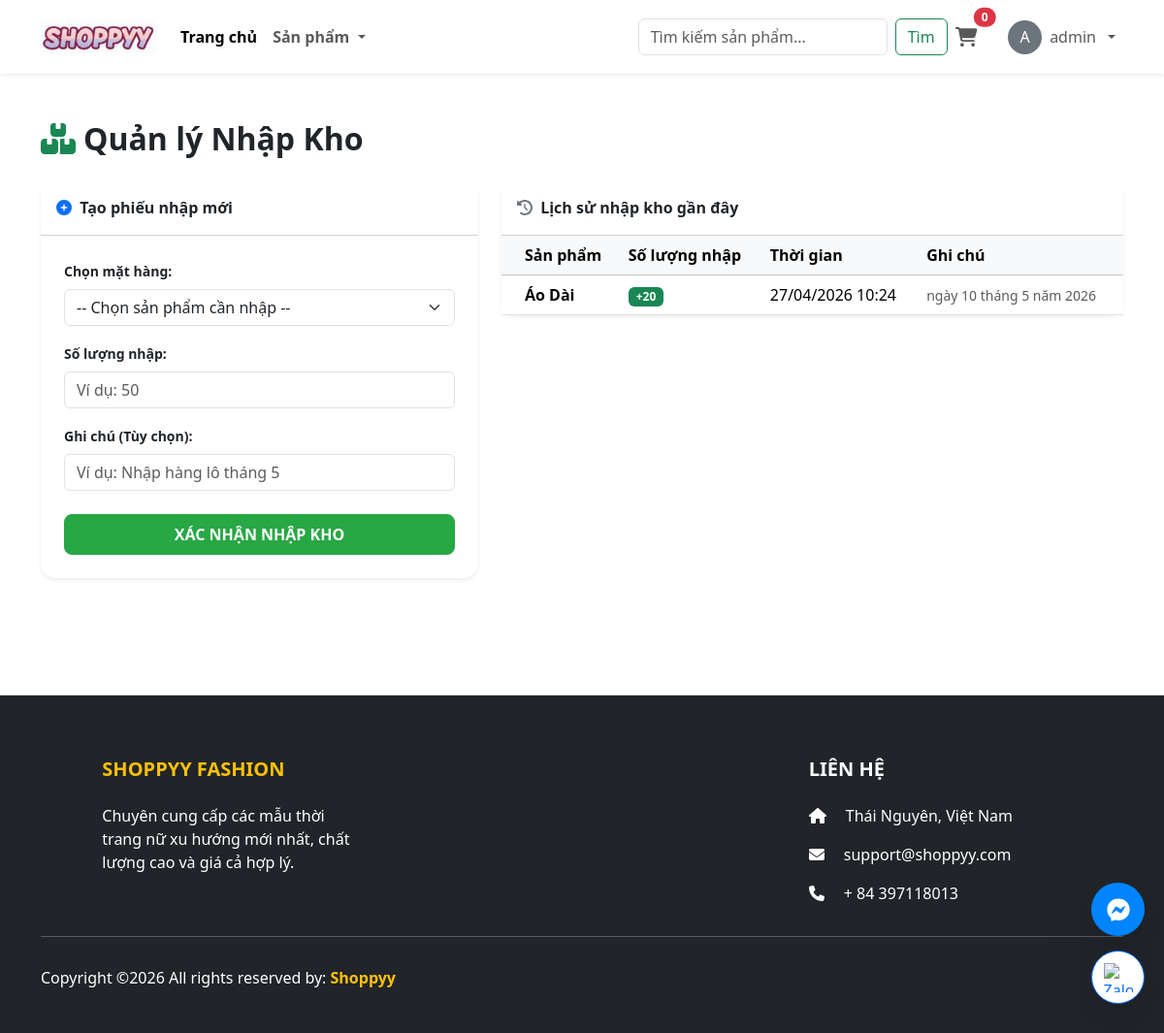
Screenshot of /inventory/ (signed in) with the database file from the repository.
### app/models.py (models this page shows, shortened)
class StockReceipt(models.Model):
    product = models.ForeignKey(Product, on_delete=models.CASCADE, null=True)
    quantity = models.IntegerField(default=0)
    date_added = models.DateTimeField(auto_now_add=True)
    note = models.CharField(max_length=200, null=True, blank=True)

class Product(models.Model):
    category = models.ManyToManyField(Category, related_name='product', verbose_name="Thuộc danh mục")
    name = models.CharField(max_length=200, null=True, verbose_name="Tên sản phẩm")
    price = models.FloatField(verbose_name="Giá tiền")
    digital = models.BooleanField(default=False, null=True, blank=True, verbose_name="Sản phẩm số")
    image = models.ImageField(null=True, blank=True, verbose_name="Hình ảnh")
    stock = models.IntegerField(default=10, null=True, blank=True) # Số lượng tồn kho mặc định là 10
    flash_sale = models.ForeignKey('FlashSale', on_delete=models.SET_NULL, null=True, blank=True, verbose_name="Tham gia Sự kiện Sale")
    discount_percent = models.IntegerField(default=0, verbose_name="Giảm bao nhiêu % ?")
    sizes = models.ManyToManyField(Size, blank=True, verbose_name="Các size hiện có")
    class Meta:
        verbose_name = "Sản phẩm"
        verbose_name_plural = "2. Quản lý Sản phẩm"

### app/views.py (the view, shortened to what this page needs)
# urls.py: path('inventory/', views.manage_inventory, name='manage_inventory'),
@login_required(login_url='login')
def manage_inventory(request):
    if not request.user.is_staff:
        messages.error(request, 'Bạn không có quyền truy cập trang Quản lý Kho!')
        return redirect('home')
    products = Product.objects.all()
    receipts = StockReceipt.objects.all().order_by('-date_added')[:50]
    context = {'products': products, 'receipts': receipts}
    return render(request, 'app/manage_inventory.html', context)

### app/templates/app/manage_inventory.html (shortened to what this page needs)
{% extends 'app/base.html' %}
{% load static %}
{% load humanize %}
{% block main-content %}
<div class="container my-5">
    <h2 class="fw-bold mb-4"><i class="fas fa-boxes text-success me-2"></i>Quản lý Nhập Kho</h2>
    <div class="row">
        <div class="col-md-5 mb-4">
            <div class="card shadow-sm border-0" style="border-radius: 15px;">
                <div class="card-header bg-white fw-bold py-3">
                    <i class="fas fa-plus-circle text-primary me-1"></i> Tạo phiếu nhập mới
                </div>
                <div class="card-body p-4">
                    <form method="POST" action="{% url 'manage_inventory' %}">
                        <div class="mb-3">
                            <label class="form-label fw-bold small">Chọn mặt hàng:</label>
                            <select name="product_id" class="form-select" required>
                                <option value="">-- Chọn sản phẩm cần nhập --</option>
                            </select>
                        </div>
                        <div class="mb-3">
                            <label class="form-label fw-bold small">Số lượng nhập:</label>
                            <input type="number" name="quantity" class="form-control" min="1" placeholder="Ví dụ: 50" required>
                        </div>
                        <div class="mb-4">
                            <label class="form-label fw-bold small">Ghi chú (Tùy chọn):</label>
                            <input type="text" name="note" class="form-control" placeholder="Ví dụ: Nhập hàng lô tháng 5">
                        </div>
                        <button type="submit" class="btn btn-success w-100 fw-bold py-2" style="border-radius: 8px;">
                            XÁC NHẬN NHẬP KHO
                        </button>
                    </form>
                </div>
            </div>
        </div>
        <div class="col-md-7">
            <div class="card shadow-sm border-0" style="border-radius: 15px;">
                <div class="card-header bg-white fw-bold py-3 d-flex justify-content-between">
                    <span><i class="fas fa-history text-secondary me-1"></i> Lịch sử nhập kho gần đây</span>
                </div>
                <div class="card-body p-0">
                    <div class="table-responsive">
                        <table class="table table-hover align-middle mb-0">
                            <thead class="table-light">
                                <tr>
                                    <th class="ps-4">Sản phẩm</th>
                                    <th>Số lượng nhập</th>
                                    <th>Thời gian</th>
                                    <th>Ghi chú</th>
                                </tr>
                            </thead>
                            <tbody>
                                {% for r in receipts %}
                                <tr>
                                    <td class="ps-4 fw-bold">{{ r.product.name }}</td>
                                    <td><span class="badge bg-success px-2 py-1">+{{ r.quantity }}</span></td>
                                    <td>{{ r.date_added|date:"d/m/Y H:i" }}</td>
                                    <td class="text-muted small">{{ r.note|default:"-" }}</td>
                                </tr>
                                {% empty %}
                                <tr>
                                    <td colspan="4" class="text-center py-4 text-muted">Chưa có lịch sử nhập kho nào.</td>
                                </tr>
                                {% endfor %}
                            </tbody>
                        </table>
                    </div>
                </div>
            </div>
        </div>
    </div>
</div>
{% endblock main-content %}

### app/templates/app/base.html (shortened to what this page needs)
{% load static %}
<!DOCTYPE html>
<html lang="vi">
<head>
    <link href="https://cdn.jsdelivr.net/npm/bootstrap@5.3.2/dist/css/bootstrap.min.css" rel="stylesheet">
    <link href="{% static 'app/css/owl.carousel.min.css' %}" rel='stylesheet' />
    <link href="{% static 'app/css/all.min.css' %}" rel='stylesheet' />
    <link href="{% static 'app/css/style.css' %}" rel='stylesheet' />
    <link rel="stylesheet" href="https://cdnjs.cloudflare.com/ajax/libs/font-awesome/6.4.0/css/all.min.css">
</head>
<body class="d-flex flex-column min-vh-100">
    <nav class="navbar navbar-expand-lg navbar-light bg-white shadow-sm sticky-top">
        <div class="container">
            <a class="navbar-brand" href="{% url 'home' %}">
                <img src="{% static 'app/images/logo2.jpg' %}" width="120" height="50" style="object-fit: contain;" alt="Logo"/>
            </a>
            <div class="collapse navbar-collapse" id="mainNavbar">
                <ul class="navbar-nav me-auto mb-2 mb-lg-0 fw-semibold">
                    <li class="nav-item">
                        <a class="nav-link active" href="{% url 'home' %}">Trang chủ</a>
                    </li>
                    <li class="nav-item dropdown">
                        <a class="nav-link dropdown-toggle" href="#" id="navbarDropdown" role="button" data-bs-toggle="dropdown" aria-expanded="false">
                            Sản phẩm
                        </a>
                    </li>
                </ul>
                <form class="d-flex" method="GET" action="{% url 'search' %}">
                    <input class="form-control me-2" type="search" placeholder="Tìm kiếm sản phẩm..." name="searched">
                    <button class="btn btn-outline-success" type="submit">Tìm</button>
                </form>
                <ul class="navbar-nav mb-2 mb-lg-0 align-items-center">
                    <li class="nav-item me-3">
                        <a class="nav-link position-relative" href="{% url 'cart' %}">
                            <i class="fas fa-shopping-cart fa-lg"></i>
                            <span class="position-absolute top-0 start-100 translate-middle badge rounded-pill bg-danger">
                                {{ cartItems|default:0 }}
                            </span>
                        </a>
                    </li>
                    {% if request.user.is_authenticated %}
                    <li class="nav-item dropdown">
                        <a class="nav-link dropdown-toggle d-flex align-items-center gap-2" href="#" role="button" data-bs-toggle="dropdown">
                            <div class="rounded-circle bg-secondary text-white d-flex justify-content-center align-items-center" style="width: 35px; height: 35px;">
                                {{ request.user.username|make_list|first|upper }}
                            </div>
                            <span>{{ request.user.username }}</span>
                        </a>
                    </li>
                    {% endif %}
                </ul>
            </div>
        </div>
    </nav>
    <main class="flex-grow-1">
        {% block main-content %}{% endblock main-content %}
    </main>
    <footer class="bg-dark text-white pt-5 pb-4 mt-5">
        <div class="container text-center text-md-start">
            <div class="row text-center text-md-start">
                <div class="col-md-3 col-lg-3 col-xl-3 mx-auto mt-3">
                    <h5 class="text-uppercase mb-4 fw-bold text-warning">Shoppyy Fashion</h5>
                    <p>Chuyên cung cấp các mẫu thời trang nữ xu hướng mới nhất, chất lượng cao và giá cả hợp lý.</p>
                </div>
                <div class="col-md-2 col-lg-2 col-xl-2 mx-auto mt-3"></div>
                <div class="col-md-4 col-lg-3 col-xl-3 mx-auto mt-3">
                    <h5 class="text-uppercase mb-4 fw-bold">Liên hệ</h5>
                    <p><i class="fas fa-home me-3"></i> Thái Nguyên, Việt Nam</p>
                    <p><i class="fas fa-envelope me-3"></i> support@shoppyy.com</p>
                    <p><i class="fas fa-phone me-3"></i> + 84 397118013</p>
                </div>
            </div>
            <hr class="mb-4">
            <div class="row align-items-center">
                <div class="col-md-7 col-lg-8">
                    <p> Copyright ©2026 All rights reserved by:
                        <a href="#" style="text-decoration: none;"> <strong class="text-warning">Shoppyy</strong></a>
                    </p>
                </div>
                <div class="col-md-5 col-lg-4">
                    <div class="text-center text-md-end">
                        <ul class="list-unstyled list-inline">
                            <li class="list-inline-item"><a href="#" class="btn-floating btn-sm text-white" style="font-size: 23px;"></a></li>
                        </ul>
                    </div>
                </div>
            </div>
        </div>
    </footer>
    <div class="contact-buttons" style="position: fixed; bottom: 30px; right: 20px; z-index: 9999; display: flex; flex-direction: column; gap: 15px;">
        <a href="https://m.me/dinhngodz" target="_blank" class="contact-icon messenger shadow-lg rounded-circle text-center">
            <i class="fab fa-facebook-messenger text-white fs-4"></i>
        </a>
        <a href="https://zalo.me/0397118013" target="_blank" class="contact-icon zalo shadow-lg rounded-circle text-center">
            <img src="https://upload.wikimedia.org/wikipedia/commons/9/91/Icon_of_Zalo.svg" style="width: 30px; height: 30px;" alt="Zalo">
        </a>
    </div>
</body>
</html>

### app/static/app/css/style.css (style rules this page uses)
footer { background-color: #f8f9fa; border-top: 1px solid #ddd; padding: 30px 0; margin-top: 40px; color: #666; text-align: center; }
.btn-success { background-color: #28a745; border-color: #28a745; font-weight: 600; }

### app/templates/app/base.html (style rules this page uses)
html { scroll-behavior: smooth; }
.contact-icon { width: 55px; height: 55px; display: flex; align-items: center; justify-content: center; text-decoration: none; position: relative; transition: all 0.3s ease-in-out; }
.messenger { background: #0084ff; }
.zalo { background: #ffffff; border: 1px solid #0068ff; }
.messenger { animation: pulse-blue 2s infinite; }

### rows the page displays
StockReceipt: product.name "Áo Dài", quantity "20", date_added "27/04/2026 10:24", note "ngày 10 tháng 5 năm 2026"

### other values shown
{{ cartItems|default:0 }} "0"
{{ request.user.username|make_list|first|upper }} "A"
{{ request.user.username }} "admin"
